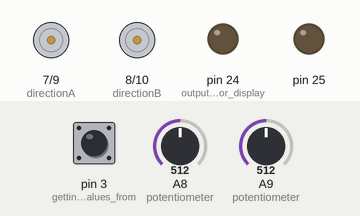
Simulated run of this sketch. Board: Arduino Mega 2560, built with avr-gcc and run on an emulated ATmega2560. Shown: direction and speed pins drawn as motors (green arrow = direction pin HIGH = forward, orange = LOW = backward, longer = more drive), output pins drawn as LEDs (lit = HIGH). The inputs (shaded band) are chosen by the test bench; at power-on: A8 (potentiometer) = 512, A9 (potentiometer) = 512, pin 3 (getting_input_values_from) HIGH.

Above: at 1.2 s.
1.3 s: A8 (potentiometer) set to 499
2.8 s: A9 (potentiometer) set to 490
At 3.8 s:
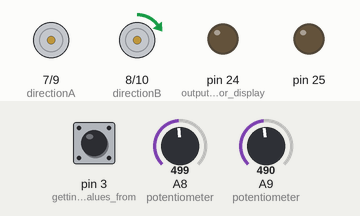
4.3 s: A8 (potentiometer) set to 534
At 5.0 s:
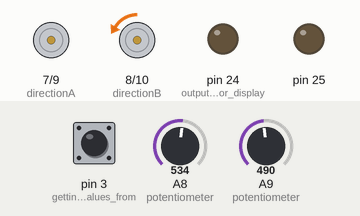
5.8 s: A9 (potentiometer) set to 510
At 6.1 s:
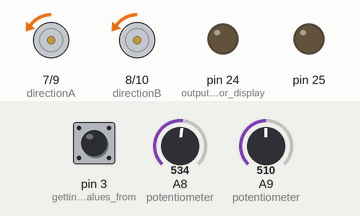
7.3 s: A9 (potentiometer) set to 534
At 8.4 s:
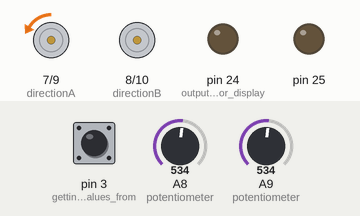
8.8 s: A8 (potentiometer) set to 490
At 9.6 s:
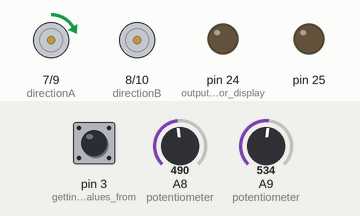
Timing chart, 0 to 11.3 s (numbered marks = the images above; inputs shaded):
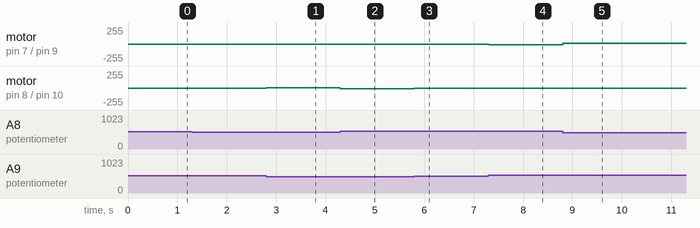

Measured:
- after the input at 2.8 s, motor on pin 8 (directionB) / pin 10 (speedB): stopped → forward 5/255 at once
- after the input at 4.3 s, motor on pin 8 (directionB) / pin 10 (speedB): forward 5/255 → backward 10/255 at once
- after the input at 5.8 s, motor on pin 7 (directionA) / pin 9 (speedA): stopped → backward 5/255 at once; motor on pin 8 (directionB) / pin 10 (speedB): backward 10/255 → backward 5/255 at once
- after the input at 7.3 s, motor on pin 7 (directionA) / pin 9 (speedA): backward 5/255 → backward 10/255 at once; motor on pin 8 (directionB) / pin 10 (speedB): backward 5/255 → stopped at once
- after the input at 8.8 s, motor on pin 7 (directionA) / pin 9 (speedA): backward 10/255 → forward 10/255 at once

The sketch:

Distance_Measurement.ino
```cpp
#include<LiquidCrystal.h>
#include <math.h>
LiquidCrystal lcd (16,17,18,19,20,21);

volatile int encoderValue = 0;
int count = 0;

int motorSpeedA = 0;
int motorSpeedB = 0;

void setup(){
  pinMode(9, OUTPUT);   //speedA
  pinMode(7, OUTPUT);   //directionA
  pinMode(10, OUTPUT);  //speedB
  pinMode(8, OUTPUT);   //directionB

  pinMode (3, INPUT);   //getting input values from the encoder
  pinMode (23, INPUT);
  pinMode (24, OUTPUT);   //output values for display
  pinMode (25, OUTPUT);

  attachInterrupt(1, valueChanged, FALLING);
}

void loop(){

float inputX = analogRead(A8);  //X potentiometer
float inputY = analogRead(A9);  //Y potentiometer

  if (inputX < 500)  //small tolerance added to 512
  {
    // 1)Convert joystick position to motor direction

    //Set Motor A backward
    digitalWrite(7, HIGH);
    //digitalWrite(9, LOW);

    //Set Motor B backward
    digitalWrite(8, HIGH);
    //digitalWrite(10, LOW);

    // 2)Convert joystick position to motor speed
    motorSpeedA = map(inputX, 500, 0, 0, 255);
    motorSpeedB = map(inputX, 500, 0, 0, 255);
  }

  else if (inputX > 524)
  {
    // 1)Convert joystick position to motor direction

    //Set Motor A forward
    digitalWrite(7, LOW);
    //digitalWrite(9, HIGH);

    //Set Motor B forward
    digitalWrite(8, LOW);
    //digitalWrite(10, HIGH);

    // 2)Convert joystick position to motor speed
    motorSpeedA = map(inputX, 524, 1023, 0, 255);
    motorSpeedB = map(inputX, 524, 1023, 0, 255);
  }

  else  //if joystick position is in the middle
  {
    motorSpeedA = 0;
    motorSpeedB = 0;
  }

  if(inputY < 500)
  {
    int yValue = map(inputY, 500, 0, 0, 255);

    motorSpeedA = motorSpeedA - yValue; //decrease A-speed
    motorSpeedB = motorSpeedB + yValue; //increase B-speed

    if (motorSpeedA < 0)    // check limitations
    {
      motorSpeedA = 0;
    }
    if (motorSpeedB > 255)
    {
      motorSpeedB = 255;
    }
  }

    if(inputY > 524)
  {
    int yValue = map(inputY, 524, 1023, 0, 255);

    motorSpeedA = motorSpeedA + yValue; //increase A-speed
    motorSpeedB = motorSpeedB - yValue; //decrease B-speed

    if (motorSpeedB < 0)    // check limitations
    {
      motorSpeedB = 0;
    }
    if (motorSpeedA > 255)
    {
      motorSpeedA = 255;
    }
  }

  analogWrite(9, motorSpeedA);
  analogWrite(10, motorSpeedB);

  encoderValue = digitalRead(3);

  lcd.setCursor(1,0);
  lcd.print("Distance = ");

  lcd.setCursor(13,0);
  lcd.print(count*0.0987);

  lcd.setCursor(33,0);
  lcd.print(count);
}

void valueChanged()
{
    if (encoderValue == 0)
  {
    encoderValue = 1;  //ON
  }
  else
  {
    encoderValue = 0;  //OFF
  }

  count++;
}
```
